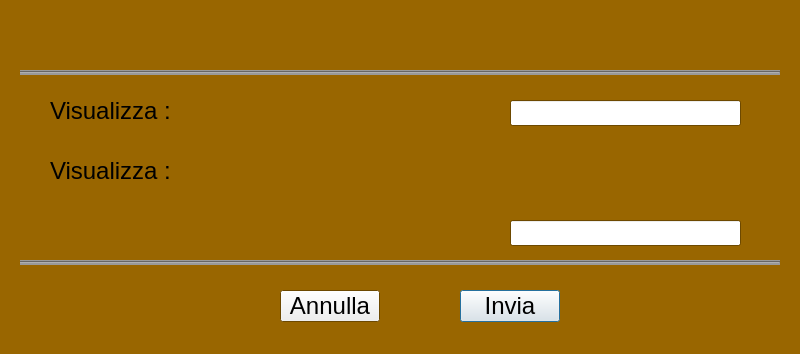
<?xml version="1.0" encoding="UTF-8"?>
<ui version="4.0">
 <class>ToolsMod</class>
 <widget class="QDialog" name="ToolsMod">
  <property name="geometry">
   <rect>
    <x>0</x>
    <y>0</y>
    <width>800</width>
    <height>354</height>
   </rect>
  </property>
  <property name="palette">
   <palette>
    <active>
     <colorrole role="Window">
      <brush brushstyle="SolidPattern">
       <color alpha="255">
        <red>153</red>
        <green>102</green>
        <blue>0</blue>
       </color>
      </brush>
     </colorrole>
    </active>
    <inactive>
     <colorrole role="Window">
      <brush brushstyle="SolidPattern">
       <color alpha="255">
        <red>153</red>
        <green>102</green>
        <blue>0</blue>
       </color>
      </brush>
     </colorrole>
    </inactive>
    <disabled>
     <colorrole role="Base">
      <brush brushstyle="SolidPattern">
       <color alpha="255">
        <red>153</red>
        <green>102</green>
        <blue>0</blue>
       </color>
      </brush>
     </colorrole>
     <colorrole role="Window">
      <brush brushstyle="SolidPattern">
       <color alpha="255">
        <red>153</red>
        <green>102</green>
        <blue>0</blue>
       </color>
      </brush>
     </colorrole>
    </disabled>
   </palette>
  </property>
  <property name="font">
   <font>
    <family>Lucida Grande</family>
    <pointsize>18</pointsize>
   </font>
  </property>
  <property name="windowTitle">
   <string>ToolsModifica</string>
  </property>
  <widget class="QLabel" name="label">
   <property name="geometry">
    <rect>
     <x>20</x>
     <y>10</y>
     <width>760</width>
     <height>41</height>
    </rect>
   </property>
   <property name="palette">
    <palette>
     <active>
      <colorrole role="WindowText">
       <brush brushstyle="SolidPattern">
        <color alpha="255">
         <red>51</red>
         <green>51</green>
         <blue>204</blue>
        </color>
       </brush>
      </colorrole>
      <colorrole role="Text">
       <brush brushstyle="SolidPattern">
        <color alpha="255">
         <red>0</red>
         <green>0</green>
         <blue>0</blue>
        </color>
       </brush>
      </colorrole>
     </active>
     <inactive>
      <colorrole role="WindowText">
       <brush brushstyle="SolidPattern">
        <color alpha="255">
         <red>255</red>
         <green>255</green>
         <blue>255</blue>
        </color>
       </brush>
      </colorrole>
      <colorrole role="Text">
       <brush brushstyle="SolidPattern">
        <color alpha="255">
         <red>255</red>
         <green>255</green>
         <blue>255</blue>
        </color>
       </brush>
      </colorrole>
     </inactive>
     <disabled>
      <colorrole role="WindowText">
       <brush brushstyle="SolidPattern">
        <color alpha="63">
         <red>0</red>
         <green>0</green>
         <blue>0</blue>
        </color>
       </brush>
      </colorrole>
      <colorrole role="Text">
       <brush brushstyle="SolidPattern">
        <color alpha="63">
         <red>0</red>
         <green>0</green>
         <blue>0</blue>
        </color>
       </brush>
      </colorrole>
     </disabled>
    </palette>
   </property>
   <property name="font">
    <font>
     <family>Lucida Grande</family>
     <pointsize>36</pointsize>
     <bold>true</bold>
    </font>
   </property>
   <property name="text">
    <string/>
   </property>
   <property name="alignment">
    <set>Qt::AlignCenter</set>
   </property>
  </widget>
  <widget class="Line" name="line">
   <property name="geometry">
    <rect>
     <x>20</x>
     <y>70</y>
     <width>760</width>
     <height>5</height>
    </rect>
   </property>
   <property name="styleSheet">
    <string notr="true">background-color: rgb(153, 153, 153);</string>
   </property>
   <property name="orientation">
    <enum>Qt::Horizontal</enum>
   </property>
  </widget>
  <widget class="QLabel" name="label_2">
   <property name="geometry">
    <rect>
     <x>50</x>
     <y>100</y>
     <width>431</width>
     <height>21</height>
    </rect>
   </property>
   <property name="text">
    <string>Visualizza :</string>
   </property>
  </widget>
  <widget class="Line" name="line_2">
   <property name="geometry">
    <rect>
     <x>20</x>
     <y>260</y>
     <width>760</width>
     <height>5</height>
    </rect>
   </property>
   <property name="styleSheet">
    <string notr="true">background-color: rgb(153, 153, 153);</string>
   </property>
   <property name="orientation">
    <enum>Qt::Horizontal</enum>
   </property>
  </widget>
  <widget class="QLineEdit" name="lineEdit_2">
   <property name="geometry">
    <rect>
     <x>510</x>
     <y>100</y>
     <width>231</width>
     <height>26</height>
    </rect>
   </property>
  </widget>
  <widget class="QPushButton" name="pushButton_2">
   <property name="geometry">
    <rect>
     <x>460</x>
     <y>290</y>
     <width>100</width>
     <height>32</height>
    </rect>
   </property>
   <property name="text">
    <string>Invia</string>
   </property>
  </widget>
  <widget class="QPushButton" name="pushButton_3">
   <property name="geometry">
    <rect>
     <x>280</x>
     <y>290</y>
     <width>100</width>
     <height>32</height>
    </rect>
   </property>
   <property name="text">
    <string>Annulla</string>
   </property>
  </widget>
  <widget class="QLabel" name="label_3">
   <property name="geometry">
    <rect>
     <x>50</x>
     <y>160</y>
     <width>681</width>
     <height>21</height>
    </rect>
   </property>
   <property name="text">
    <string>Visualizza :</string>
   </property>
  </widget>
  <widget class="QLineEdit" name="lineEdit_3">
   <property name="geometry">
    <rect>
     <x>510</x>
     <y>220</y>
     <width>231</width>
     <height>26</height>
    </rect>
   </property>
  </widget>
 </widget>
 <resources/>
 <connections/>
</ui>
